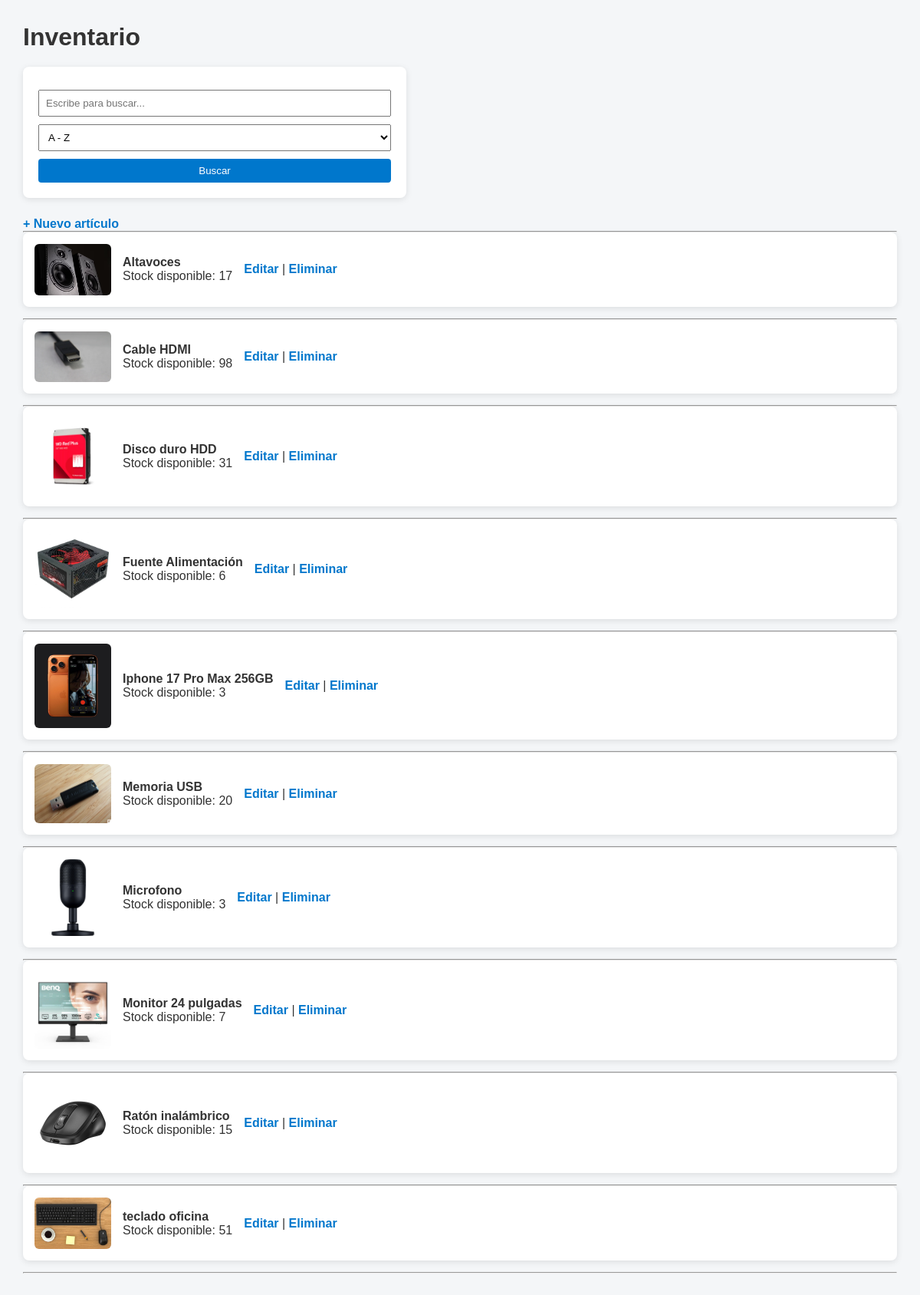
The page / on the database its author committed.
### tables this page shows
CREATE TABLE `articulos` (
  `id` int(11) NOT NULL,
  `nombre` varchar(100) NOT NULL,
  `stock` int(11) NOT NULL,
  `imagen` varchar(255) NOT NULL
);

### index.php (the view, shortened to what this page needs)
<?php
include "conexion.php";
$textoBuscar = $_GET['buscar'] ?? '';
$tipoOrden = $_GET['orden'] ?? 'ASC';
$sql = "SELECT * FROM articulos WHERE nombre LIKE ? ORDER BY nombre $tipoOrden";
$consulta = $conexion->prepare($sql);
$buscarcomo = "%".$textoBuscar."%";
$consulta->bind_param("s", $buscarcomo);
$consulta->execute();
$datos = $consulta->get_result();
?>
<!DOCTYPE html>
<html lang="es">
<head>
    <link rel="stylesheet" href="style.css">
</head>
<body>
<h1>Inventario</h1>
<form method="GET" action="">
    <input type="text" name="buscar" placeholder="Escribe para buscar..."
           value="<?php echo htmlspecialchars($textoBuscar); ?>">
    <select name="orden">
    <option value="ASC" <?= $tipoOrden === 'ASC' ? 'selected' : '' ?>>A - Z</option>
    </select>
    <button type="submit">Buscar</button>
</form>
<p>
    <a href="form.php">+ Nuevo artículo</a>
</p>
<hr>
<?php
if($datos->num_rows > 0){
    while($fila = $datos->fetch_assoc()){
?>
        <div class="articulo">
            <img src="imagenes/<?php echo htmlspecialchars($fila['imagen']); ?>" width="100">
            <div>
                <b><?php echo htmlspecialchars($fila['nombre']); ?></b><br>
                Stock disponible: <?php echo $fila['stock']; ?>
            </div>
            <div>
                <a href="form.php?id=<?php echo $fila['id']; ?>">Editar</a> |
                <a href="eliminar.php?id=<?php echo $fila['id']; ?>"
                   onclick="return confirm('¿Eliminar este artículo?');">
                   Eliminar
                </a>
            </div>
        </div>
        <hr>
<?php
    }
}else{
    echo "<p>No hay artículos registrados.</p>";
}
?>
</body>
</html>

### style.css (style rules this page uses)
* { box-sizing: border-box; margin: 0; padding: 0; font-family: Arial, Helvetica, sans-serif; }
body { background-color: #f4f6f8; padding: 30px; color: #333; }
h1 { margin-bottom: 20px; }
a { text-decoration: none; color: #0077cc; font-weight: bold; }
form { background: #fff; padding: 20px; border-radius: 8px; margin-bottom: 25px; box-shadow: 0 2px 8px rgba(0,0,0,0.1); max-width: 500px; }
form input, form select, form button { width: 100%; margin-top: 10px; padding: 8px; }
form button { background-color: #0077cc; color: white; border: none; cursor: pointer; border-radius: 4px; }
.articulo { background: white; border-radius: 8px; padding: 15px; margin-bottom: 15px; display: flex; gap: 15px; align-items: center; box-shadow: 0 2px 8px rgba(0,0,0,0.1); }
.articulo img { width: 100px; height: auto; border-radius: 6px; }

### rows shown on the page
articulos: imagen (picture), nombre "Altavoces", stock "17"
articulos: imagen (picture), nombre "Cable HDMI", stock "98"
articulos: imagen (picture), nombre "Disco duro HDD", stock "31"
articulos: imagen (picture), nombre "Fuente Alimentación", stock "6"
articulos: imagen (picture), nombre "Iphone 17 Pro Max 256GB", stock "3"
articulos: imagen (picture), nombre "Memoria USB", stock "20"
articulos: imagen (picture), nombre "Microfono", stock "3"
articulos: imagen (picture), nombre "Monitor 24 pulgadas", stock "7"
articulos: imagen (picture), nombre "Ratón inalámbrico", stock "15"
articulos: imagen (picture), nombre "teclado oficina", stock "51"
